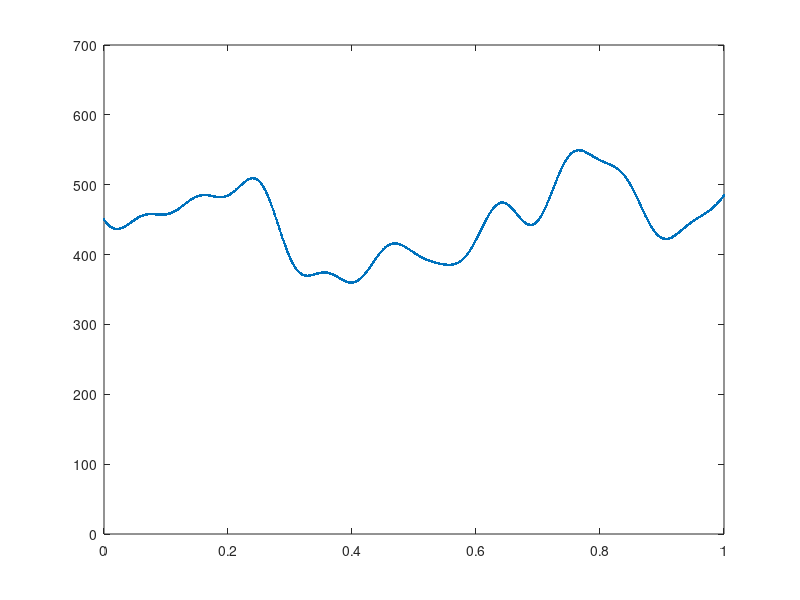

Reproduce this figure in MATLAB.
d = 30;
xm = ones(1000,d);
totalx = [];
xa = [];
xb = [];
f_alpha = [];

x1 = -5.12;
xa = [xa,x1];
x2 = 5.12;
xb = [xb,x2];

range = 5.12;
for i = 1:(d-1)
tempxa = 2 * range * rand(1,1) - range;
xa = [xa, tempxa];
end

for j = 1:(d-1)
tempxb = 2 * range * rand(1,1) - range;
xb = [xb, tempxb];
end

alpha = [];
for a = 0:999
    alpha = [alpha,(a/999)];
    xc = xa + (a/999)*(xb - xa);
    xm(a+1,:) = xm(a+1,:).*xc;
    
    fsum = 10*d + sum(xm(a+1,:).^2 - 10*cos(2*pi*xm(a+1,:)));
    f_alpha = [f_alpha,fsum];

end 

countindex = [];
minima = [];

for b = 1:length(f_alpha)
    if b == 1 & f_alpha(b) < f_alpha(b+1)
        minima = [minima, f_alpha(b)];
        countindex = [countindex, b];
    elseif b ~= 1 & b < length(f_alpha) & f_alpha(b) < f_alpha(b+1) & f_alpha(b) < f_alpha(b-1)
        minima = [minima, f_alpha(b)];
        countindex = [countindex, b];
    elseif b ~= 1 & b == length(f_alpha) & f_alpha(b) < f_alpha(b-1)
        minima = [minima, f_alpha(b)];
    end
end

minimaPass1 = minima;
count = 1;
finaloptima = [];
s = 2;
while s == 2
    temp = [];
    for c = 1:length(minimaPass1)
        if c == 1 & length(minimaPass1) == 1
            temp = minimaPass1;
        elseif c == 1 & minimaPass1(c) < minimaPass1(c+1)
            temp = [temp, minimaPass1(c)];
        elseif c ~= 1 & c < length(minimaPass1) & minimaPass1(c) < minimaPass1(c+1) & minimaPass1(c) < minimaPass1(c-1)
            temp = [temp, minimaPass1(c)];
        elseif c ~= 1 & c == length(minimaPass1) & minimaPass1(c) < minimaPass1(c-1)
            temp = [temp, minimaPass1(c)];
        end
    end
    
    minimaPass1 = temp;
    
    if length(minimaPass1) == 1
        s = 1;
        finaloptima = minimaPass1;
    end
    
   count = count + 1;
end

plot(alpha, f_alpha,'linestyle','none','Marker','.');
axis([0,1,0,700]);